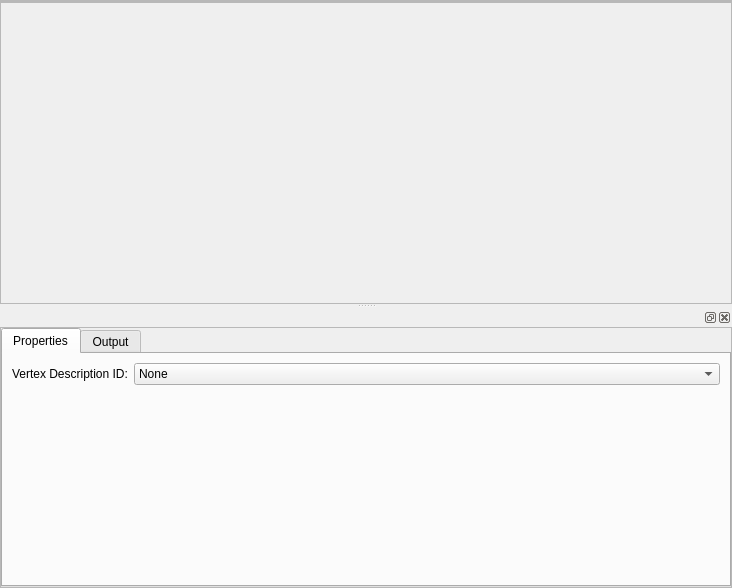
<?xml version="1.0" encoding="UTF-8"?>
<ui version="4.0">
 <class>VertexShaderEditorWindow</class>
 <widget class="QWidget" name="VertexShaderEditorWindow">
  <property name="geometry">
   <rect>
    <x>0</x>
    <y>0</y>
    <width>732</width>
    <height>588</height>
   </rect>
  </property>
  <property name="windowTitle">
   <string>Form</string>
  </property>
  <layout class="QVBoxLayout" name="verticalLayout">
   <property name="spacing">
    <number>0</number>
   </property>
   <property name="margin">
    <number>0</number>
   </property>
   <item>
    <widget class="QFrame" name="toolbarFrame">
     <property name="frameShape">
      <enum>QFrame::StyledPanel</enum>
     </property>
     <property name="frameShadow">
      <enum>QFrame::Raised</enum>
     </property>
     <layout class="QHBoxLayout" name="horizontalLayout_2">
      <property name="spacing">
       <number>6</number>
      </property>
      <property name="margin">
       <number>0</number>
      </property>
     </layout>
    </widget>
   </item>
   <item>
    <widget class="QSplitter" name="splitter">
     <property name="orientation">
      <enum>Qt::Vertical</enum>
     </property>
     <widget class="QFrame" name="editorFrame">
      <property name="sizePolicy">
       <sizepolicy hsizetype="Preferred" vsizetype="Expanding">
        <horstretch>0</horstretch>
        <verstretch>1</verstretch>
       </sizepolicy>
      </property>
      <property name="minimumSize">
       <size>
        <width>0</width>
        <height>200</height>
       </size>
      </property>
      <property name="baseSize">
       <size>
        <width>0</width>
        <height>800</height>
       </size>
      </property>
      <property name="frameShape">
       <enum>QFrame::StyledPanel</enum>
      </property>
      <property name="frameShadow">
       <enum>QFrame::Raised</enum>
      </property>
      <layout class="QHBoxLayout" name="horizontalLayout_3">
       <property name="spacing">
        <number>0</number>
       </property>
       <property name="margin">
        <number>0</number>
       </property>
      </layout>
     </widget>
     <widget class="QDockWidget" name="dockWidget">
      <property name="sizePolicy">
       <sizepolicy hsizetype="Preferred" vsizetype="Expanding">
        <horstretch>0</horstretch>
        <verstretch>1</verstretch>
       </sizepolicy>
      </property>
      <property name="minimumSize">
       <size>
        <width>80</width>
        <height>280</height>
       </size>
      </property>
      <property name="maximumSize">
       <size>
        <width>524287</width>
        <height>280</height>
       </size>
      </property>
      <widget class="QWidget" name="dockWidgetContents">
       <layout class="QVBoxLayout" name="verticalLayout_4">
        <property name="spacing">
         <number>0</number>
        </property>
        <property name="margin">
         <number>0</number>
        </property>
        <item>
         <widget class="QScrollArea" name="scrollArea">
          <property name="sizePolicy">
           <sizepolicy hsizetype="Preferred" vsizetype="Expanding">
            <horstretch>0</horstretch>
            <verstretch>0</verstretch>
           </sizepolicy>
          </property>
          <property name="widgetResizable">
           <bool>true</bool>
          </property>
          <widget class="QWidget" name="scrollAreaWidgetContents">
           <property name="geometry">
            <rect>
             <x>0</x>
             <y>0</y>
             <width>730</width>
             <height>256</height>
            </rect>
           </property>
           <layout class="QVBoxLayout" name="verticalLayout_3">
            <property name="spacing">
             <number>0</number>
            </property>
            <property name="margin">
             <number>0</number>
            </property>
            <item>
             <widget class="QTabWidget" name="tabWidget">
              <property name="currentIndex">
               <number>0</number>
              </property>
              <widget class="QWidget" name="PropertiesOptionsTab">
               <attribute name="title">
                <string>Properties</string>
               </attribute>
               <layout class="QFormLayout" name="formLayout_2">
                <property name="fieldGrowthPolicy">
                 <enum>QFormLayout::AllNonFixedFieldsGrow</enum>
                </property>
                <property name="horizontalSpacing">
                 <number>6</number>
                </property>
                <property name="verticalSpacing">
                 <number>6</number>
                </property>
                <property name="margin">
                 <number>9</number>
                </property>
                <item row="0" column="0">
                 <widget class="QLabel" name="label_13">
                  <property name="text">
                   <string>Vertex Description ID:</string>
                  </property>
                 </widget>
                </item>
                <item row="0" column="1">
                 <widget class="QComboBox" name="vertexDescIdComboBox">
                  <item>
                   <property name="text">
                    <string>None</string>
                   </property>
                  </item>
                  <item>
                   <property name="text">
                    <string>Point</string>
                   </property>
                  </item>
                  <item>
                   <property name="text">
                    <string>Linear</string>
                   </property>
                  </item>
                  <item>
                   <property name="text">
                    <string>Anisotropic</string>
                   </property>
                  </item>
                  <item>
                   <property name="text">
                    <string>Pyramidal quad</string>
                   </property>
                  </item>
                  <item>
                   <property name="text">
                    <string>Gaussian quad</string>
                   </property>
                  </item>
                 </widget>
                </item>
               </layout>
              </widget>
              <widget class="QWidget" name="OutputTab">
               <attribute name="title">
                <string>Output</string>
               </attribute>
               <layout class="QHBoxLayout" name="horizontalLayout">
                <property name="spacing">
                 <number>0</number>
                </property>
                <property name="margin">
                 <number>0</number>
                </property>
                <item>
                 <widget class="QTextBrowser" name="compilationOutput"/>
                </item>
               </layout>
              </widget>
             </widget>
            </item>
           </layout>
          </widget>
         </widget>
        </item>
       </layout>
      </widget>
     </widget>
    </widget>
   </item>
  </layout>
 </widget>
 <resources/>
 <connections/>
</ui>
